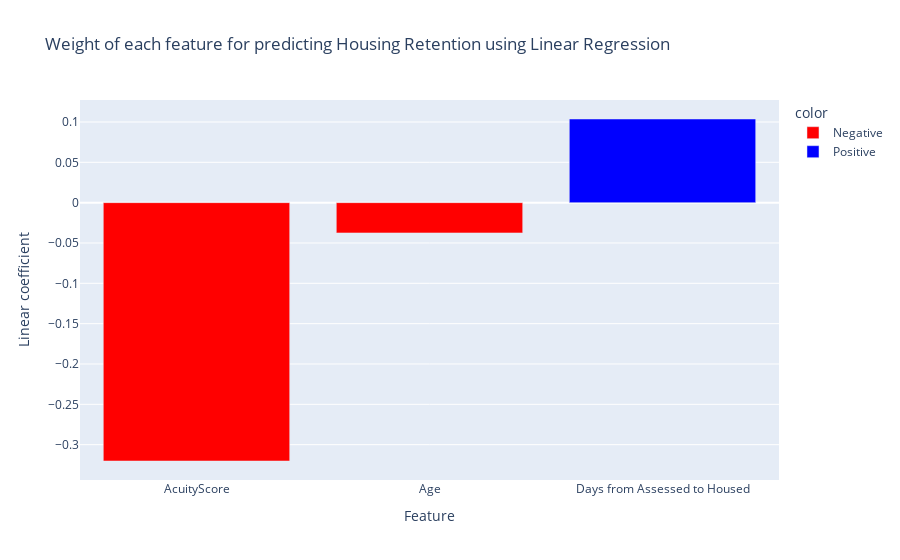

The cell this chart's notebook holds for it:
### Markdown cell above
# Visualizing the Coeficcients for Logistic Regression

### Code cell
colors = ['Positive' if c > 0 else 'Negative' for c in classifier.coef_[0]]


fig = px.bar(
    x=X.columns, y=classifier.coef_[0], color=colors,
    color_discrete_sequence=['red', 'blue'],
    labels=dict(x='Feature', y='Linear coefficient'),
    title='Weight of each feature for predicting Housing Retention using Linear Regression'
)
fig.show()

### Figure 1 — Plotly figure (JSON) as saved in the notebook; plotly's stock layout.template omitted (floating-point values rounded to 4 significant figures)
{"data": [{"alignmentgroup": "True", "hovertemplate": "color=Negative<br>Feature=%{x}<br>Linear coefficient=%{y}<extra></extra>", "legendgroup": "Negative", "marker": {"color": "red"}, "name": "Negative", "offsetgroup": "Negative", "orientation": "v", "showlegend": true, "textposition": "auto", "type": "bar", "x": ["AcuityScore", "Age"], "xaxis": "x", "y": [-0.3202, -0.03754], "yaxis": "y"}, {"alignmentgroup": "True", "hovertemplate": "color=Positive<br>Feature=%{x}<br>Linear coefficient=%{y}<extra></extra>", "legendgroup": "Positive", "marker": {"color": "blue"}, "name": "Positive", "offsetgroup": "Positive", "orientation": "v", "showlegend": true, "textposition": "auto", "type": "bar", "x": ["Days from Assessed to Housed"], "xaxis": "x", "y": [0.1037], "yaxis": "y"}], "layout": {"barmode": "relative", "legend": {"title": {"text": "color"}, "tracegroupgap": 0}, "title": {"text": "Weight of each feature for predicting Housing Retention using Linear Regression"}, "xaxis": {"anchor": "y", "domain": [0, 1], "title": {"text": "Feature"}}, "yaxis": {"anchor": "x", "domain": [0, 1], "title": {"text": "Linear coefficient"}}}}
